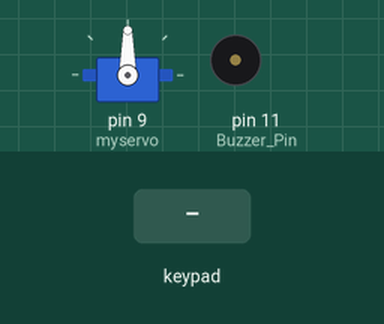
The sketch below on a simulated Arduino Uno, built with avr-gcc and run on an emulated ATmega328P. Parts: servo, buzzer (waves = sounding, pin HIGH). Inputs (shaded band) come from the test bench.

Above: at 1.7 s.
1.8 s: key '1' pressed
At 2.2 s:
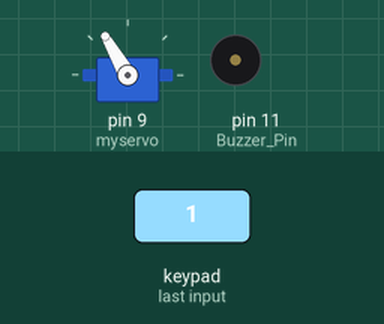
At 12.3 s:
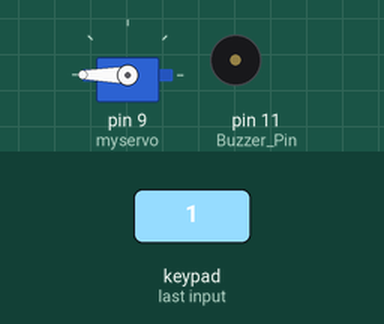
Timing chart, 0 to 13.3 s (numbered marks = the images above; inputs shaded):
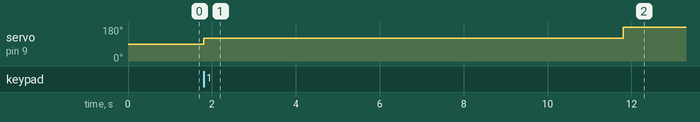

Measured:
- after the input at 1.8 s, servo on pin 9 (myservo): 90° → 120° at once, → 180° 10.0 s later

The sketch:

lesar_sys.ino
```cpp
#include <Servo.h>

  // create servo object to control a servo
// twelve servo objects can be created on most boards


#include <Keypad.h>
Servo myservo;
const byte ROWS = 4; //four rows
const byte COLS = 3; //three columns

char keys[ROWS][COLS] = {
  {'1','2','3'},
  {'4','5','6'},
  {'7','8','9'},
  {'*','0','#'}
};
byte rowPins[ROWS] = {2,3,4,5}; //connect to the row pinouts of the keypad
byte colPins[COLS] = {6,7,8}; //connect to the column pinouts of the keypad
int pos;
//Create an object of keypad
Keypad keypad = Keypad( makeKeymap(keys), rowPins, colPins, ROWS, COLS );


void setup() {
  // put your setup code here, to run once:
pinMode(11,OUTPUT); //Buzzer Pin
pinMode(7,INPUT); // Light Sensor
delay(500);
Serial.begin(9600);
            myservo.attach(9);

}

void loop() {
  // put your main code here, to run repeatedly:

  char key = keypad.getKey();// Read the key

          int i=0;
          if(digitalRead(7)==LOW && key=='1')
          {
            myservo.write(120);

           delay(10000);
           myservo.write(180);

          }

          else if(digitalRead(7)==HIGH)
          {

                      for (pos = 0; pos <= 180; pos += 1) { // goes from 0 degrees to 180 degrees
              // in steps of 1 degree
                  myservo.write(pos);              // tell servo to go to position in variable 'pos'
                                       // waits 15ms for the servo to reach the position
                }
                a:
                digitalWrite(11,HIGH);
                delay(100);
                digitalWrite(11,LOW);
                delay(100);
                i++;
                      if(i<50){
                      goto a;
                      }


            }


}
```
